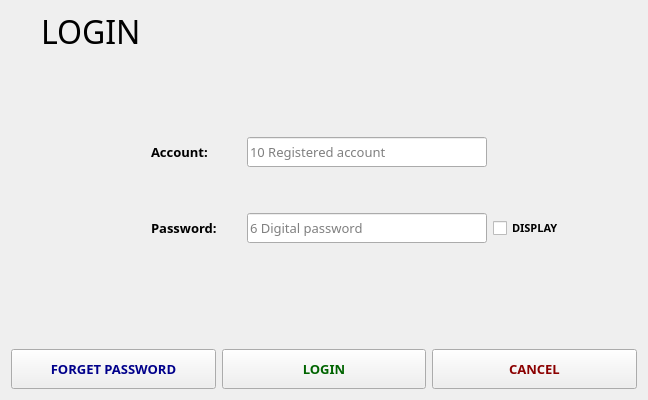
<?xml version="1.0" encoding="UTF-8"?>
<ui version="4.0">
 <class>LoginPage</class>
 <widget class="QWidget" name="LoginPage">
  <property name="geometry">
   <rect>
    <x>0</x>
    <y>0</y>
    <width>648</width>
    <height>400</height>
   </rect>
  </property>
  <property name="minimumSize">
   <size>
    <width>648</width>
    <height>400</height>
   </size>
  </property>
  <property name="maximumSize">
   <size>
    <width>648</width>
    <height>400</height>
   </size>
  </property>
  <property name="sizeIncrement">
   <size>
    <width>0</width>
    <height>0</height>
   </size>
  </property>
  <property name="font">
   <font>
    <family>微软雅黑 Light</family>
    <pointsize>10</pointsize>
   </font>
  </property>
  <property name="windowTitle">
   <string>Login</string>
  </property>
  <layout class="QVBoxLayout" name="verticalLayout">
   <item>
    <layout class="QHBoxLayout" name="horizontalLayout_2">
     <item>
      <spacer name="horizontalSpacer">
       <property name="orientation">
        <enum>Qt::Horizontal</enum>
       </property>
       <property name="sizeType">
        <enum>QSizePolicy::Fixed</enum>
       </property>
       <property name="sizeHint" stdset="0">
        <size>
         <width>30</width>
         <height>20</height>
        </size>
       </property>
      </spacer>
     </item>
     <item>
      <widget class="QLabel" name="lab_join">
       <property name="enabled">
        <bool>true</bool>
       </property>
       <property name="sizePolicy">
        <sizepolicy hsizetype="Fixed" vsizetype="Fixed">
         <horstretch>0</horstretch>
         <verstretch>0</verstretch>
        </sizepolicy>
       </property>
       <property name="minimumSize">
        <size>
         <width>0</width>
         <height>40</height>
        </size>
       </property>
       <property name="maximumSize">
        <size>
         <width>16777215</width>
         <height>40</height>
        </size>
       </property>
       <property name="font">
        <font>
         <family>微软雅黑</family>
         <pointsize>24</pointsize>
        </font>
       </property>
       <property name="text">
        <string>LOGIN</string>
       </property>
      </widget>
     </item>
     <item>
      <spacer name="horizontalSpacer_2">
       <property name="orientation">
        <enum>Qt::Horizontal</enum>
       </property>
       <property name="sizeHint" stdset="0">
        <size>
         <width>388</width>
         <height>20</height>
        </size>
       </property>
      </spacer>
     </item>
    </layout>
   </item>
   <item>
    <spacer name="verticalSpacer">
     <property name="orientation">
      <enum>Qt::Vertical</enum>
     </property>
     <property name="sizeType">
      <enum>QSizePolicy::Fixed</enum>
     </property>
     <property name="sizeHint" stdset="0">
      <size>
       <width>20</width>
       <height>80</height>
      </size>
     </property>
    </spacer>
   </item>
   <item>
    <layout class="QHBoxLayout" name="horizontalLayout_3">
     <item>
      <spacer name="horizontalSpacer_4">
       <property name="orientation">
        <enum>Qt::Horizontal</enum>
       </property>
       <property name="sizeType">
        <enum>QSizePolicy::Fixed</enum>
       </property>
       <property name="sizeHint" stdset="0">
        <size>
         <width>140</width>
         <height>20</height>
        </size>
       </property>
      </spacer>
     </item>
     <item>
      <widget class="QLabel" name="lab_num">
       <property name="minimumSize">
        <size>
         <width>90</width>
         <height>30</height>
        </size>
       </property>
       <property name="maximumSize">
        <size>
         <width>90</width>
         <height>30</height>
        </size>
       </property>
       <property name="font">
        <font>
         <weight>75</weight>
         <bold>true</bold>
        </font>
       </property>
       <property name="text">
        <string>Account:</string>
       </property>
      </widget>
     </item>
     <item>
      <widget class="QLineEdit" name="edit_num">
       <property name="minimumSize">
        <size>
         <width>240</width>
         <height>30</height>
        </size>
       </property>
       <property name="maximumSize">
        <size>
         <width>240</width>
         <height>30</height>
        </size>
       </property>
       <property name="maxLength">
        <number>10</number>
       </property>
       <property name="placeholderText">
        <string>10 Registered account</string>
       </property>
      </widget>
     </item>
     <item>
      <spacer name="horizontalSpacer_10">
       <property name="orientation">
        <enum>Qt::Horizontal</enum>
       </property>
       <property name="sizeHint" stdset="0">
        <size>
         <width>40</width>
         <height>20</height>
        </size>
       </property>
      </spacer>
     </item>
    </layout>
   </item>
   <item>
    <spacer name="verticalSpacer_3">
     <property name="orientation">
      <enum>Qt::Vertical</enum>
     </property>
     <property name="sizeType">
      <enum>QSizePolicy::Fixed</enum>
     </property>
     <property name="sizeHint" stdset="0">
      <size>
       <width>20</width>
       <height>40</height>
      </size>
     </property>
    </spacer>
   </item>
   <item>
    <layout class="QHBoxLayout" name="horizontalLayout">
     <item>
      <spacer name="horizontalSpacer_5">
       <property name="orientation">
        <enum>Qt::Horizontal</enum>
       </property>
       <property name="sizeType">
        <enum>QSizePolicy::Fixed</enum>
       </property>
       <property name="sizeHint" stdset="0">
        <size>
         <width>140</width>
         <height>20</height>
        </size>
       </property>
      </spacer>
     </item>
     <item>
      <widget class="QLabel" name="lab_pwd">
       <property name="minimumSize">
        <size>
         <width>90</width>
         <height>30</height>
        </size>
       </property>
       <property name="maximumSize">
        <size>
         <width>90</width>
         <height>30</height>
        </size>
       </property>
       <property name="font">
        <font>
         <weight>75</weight>
         <bold>true</bold>
        </font>
       </property>
       <property name="text">
        <string>Password:</string>
       </property>
      </widget>
     </item>
     <item>
      <widget class="QLineEdit" name="edit_pwd">
       <property name="minimumSize">
        <size>
         <width>240</width>
         <height>30</height>
        </size>
       </property>
       <property name="maximumSize">
        <size>
         <width>240</width>
         <height>30</height>
        </size>
       </property>
       <property name="maxLength">
        <number>6</number>
       </property>
       <property name="echoMode">
        <enum>QLineEdit::Password</enum>
       </property>
       <property name="placeholderText">
        <string>6 Digital password</string>
       </property>
      </widget>
     </item>
     <item>
      <widget class="QCheckBox" name="ckb_spwd">
       <property name="minimumSize">
        <size>
         <width>100</width>
         <height>20</height>
        </size>
       </property>
       <property name="maximumSize">
        <size>
         <width>100</width>
         <height>20</height>
        </size>
       </property>
       <property name="font">
        <font>
         <pointsize>8</pointsize>
         <weight>75</weight>
         <bold>true</bold>
        </font>
       </property>
       <property name="text">
        <string>DISPLAY</string>
       </property>
      </widget>
     </item>
     <item>
      <spacer name="horizontalSpacer_11">
       <property name="orientation">
        <enum>Qt::Horizontal</enum>
       </property>
       <property name="sizeHint" stdset="0">
        <size>
         <width>40</width>
         <height>20</height>
        </size>
       </property>
      </spacer>
     </item>
    </layout>
   </item>
   <item>
    <spacer name="verticalSpacer_2">
     <property name="orientation">
      <enum>Qt::Vertical</enum>
     </property>
     <property name="sizeType">
      <enum>QSizePolicy::Expanding</enum>
     </property>
     <property name="sizeHint" stdset="0">
      <size>
       <width>621</width>
       <height>78</height>
      </size>
     </property>
    </spacer>
   </item>
   <item>
    <layout class="QHBoxLayout" name="horizontalLayout_4">
     <item>
      <widget class="QPushButton" name="btn_fpwd">
       <property name="minimumSize">
        <size>
         <width>0</width>
         <height>40</height>
        </size>
       </property>
       <property name="maximumSize">
        <size>
         <width>16777215</width>
         <height>40</height>
        </size>
       </property>
       <property name="font">
        <font>
         <weight>75</weight>
         <bold>true</bold>
        </font>
       </property>
       <property name="styleSheet">
        <string notr="true">QPushButton{color:darkBlue}</string>
       </property>
       <property name="text">
        <string>FORGET PASSWORD</string>
       </property>
      </widget>
     </item>
     <item>
      <widget class="QPushButton" name="btn_login">
       <property name="minimumSize">
        <size>
         <width>0</width>
         <height>40</height>
        </size>
       </property>
       <property name="maximumSize">
        <size>
         <width>16777215</width>
         <height>40</height>
        </size>
       </property>
       <property name="font">
        <font>
         <weight>75</weight>
         <bold>true</bold>
        </font>
       </property>
       <property name="styleSheet">
        <string notr="true">QPushButton{color:darkGreen}</string>
       </property>
       <property name="text">
        <string>LOGIN</string>
       </property>
      </widget>
     </item>
     <item>
      <widget class="QPushButton" name="btn_back">
       <property name="minimumSize">
        <size>
         <width>0</width>
         <height>40</height>
        </size>
       </property>
       <property name="maximumSize">
        <size>
         <width>16777215</width>
         <height>40</height>
        </size>
       </property>
       <property name="font">
        <font>
         <weight>75</weight>
         <bold>true</bold>
        </font>
       </property>
       <property name="styleSheet">
        <string notr="true">QPushButton{color:darkRed}</string>
       </property>
       <property name="text">
        <string>CANCEL</string>
       </property>
      </widget>
     </item>
    </layout>
   </item>
  </layout>
 </widget>
 <layoutdefault spacing="6" margin="11"/>
 <resources/>
 <connections/>
</ui>
